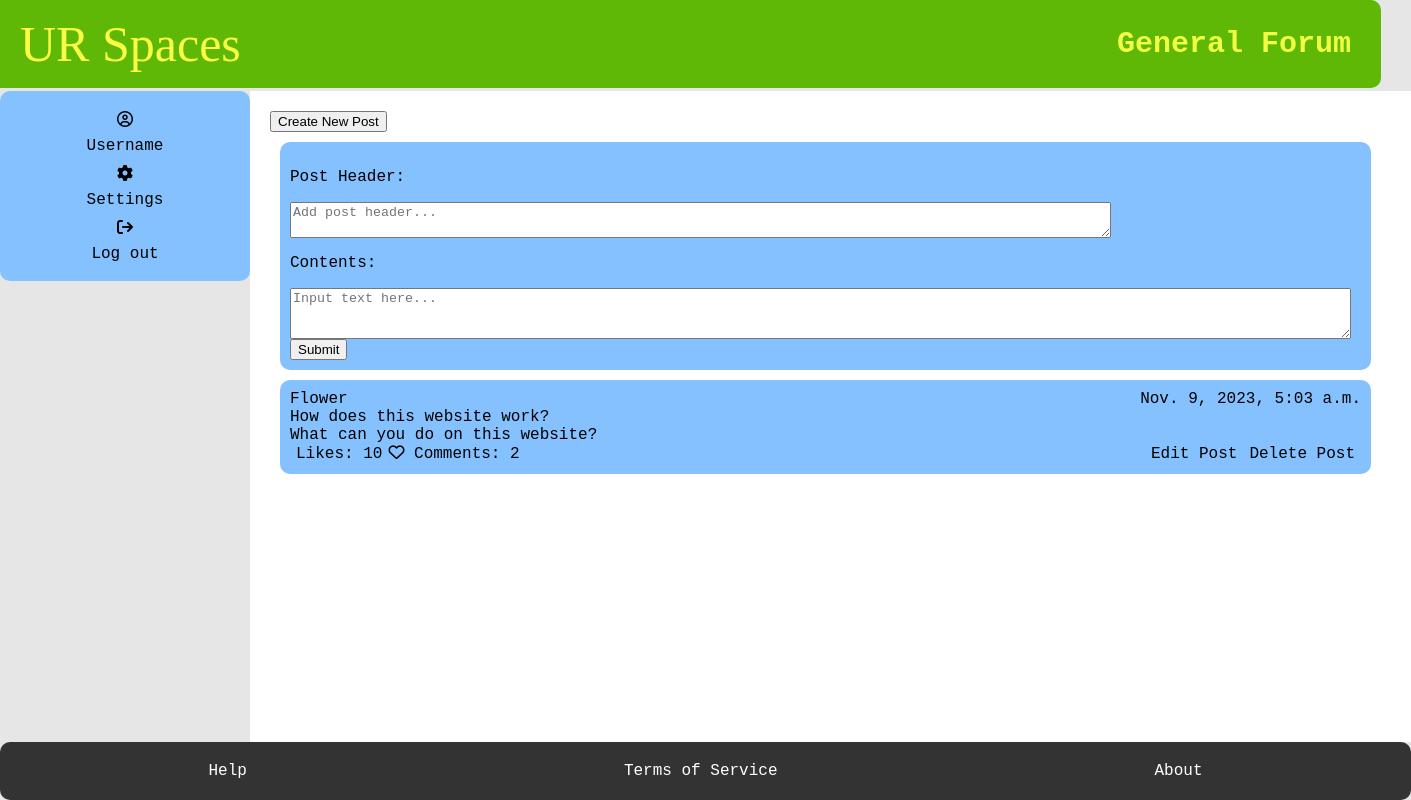
Before: /subforum/general-forum/ (signed in) with the older database file.
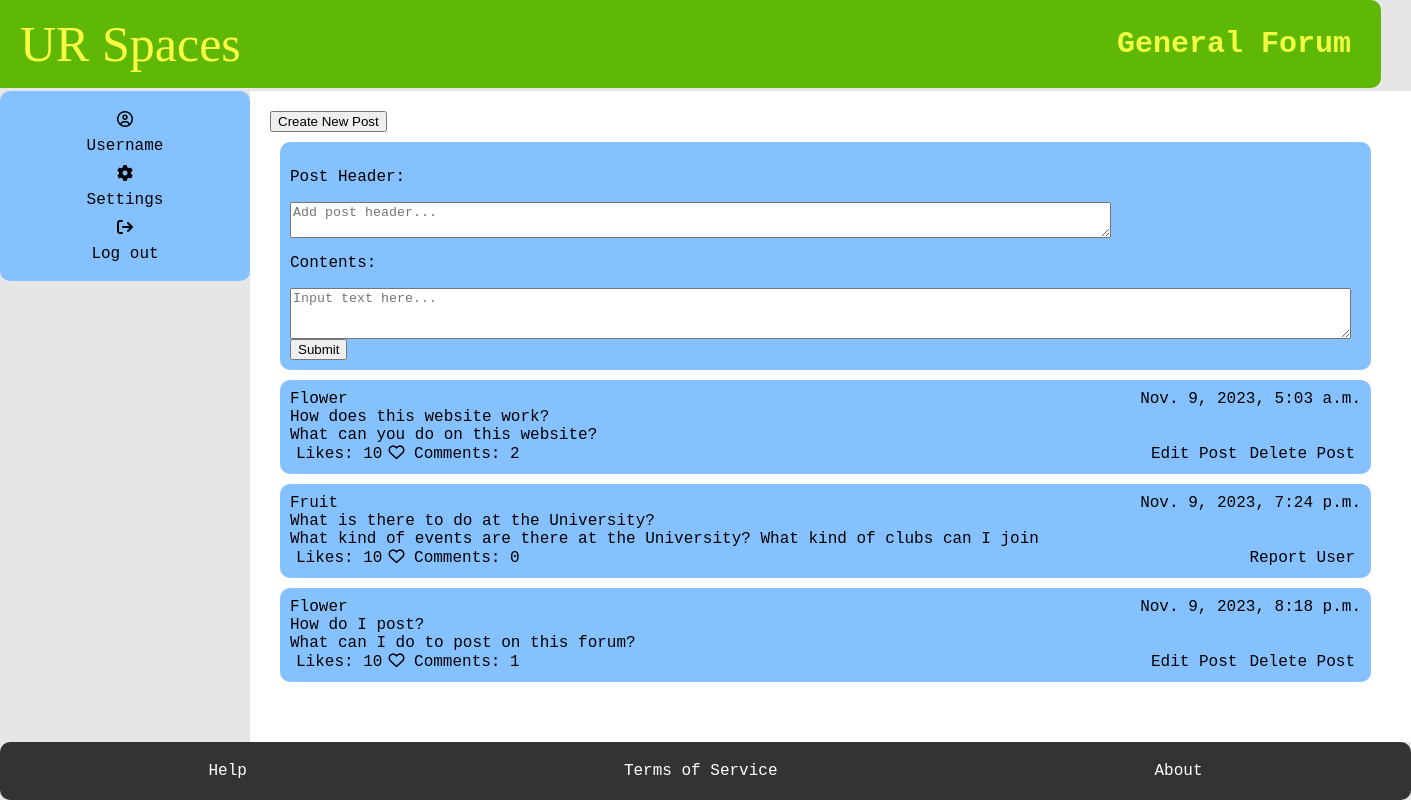
After: the same page with the newer database file.
### myapp/models.py (models this page shows, shortened)
class Posts(models.Model):
    User_ID = models.ForeignKey(Student, on_delete=models.CASCADE)
    SubForum_ID = models.ForeignKey(SubForum, default= 1, on_delete=models.CASCADE)
    post_name = models.CharField(max_length=400)
    contents = models.TextField()
    count_likes = models.IntegerField(default=0, blank=True, )
    locked = models.BooleanField(default=False)
    pin = models.BooleanField(default=False)
    reported = models.BooleanField(default=False)
    post_date = models.DateTimeField(auto_now_add=True)
    slug = models.SlugField(max_length=400, unique=True, blank=True)
    def get_url(self):
        return reverse("posts", kwargs={
            "slug":self.slug
        })
    @property
    def num_comments(self):
        return Comment.objects.filter(Post_ID = self).count()

class Student(models.Model):
    User_ID = models.ForeignKey(User, on_delete=models.CASCADE)
    bio = models.TextField(default="Please add bio in settings", blank=True)
    banned = models.BooleanField(default=False)
    avatar =ResizedImageField(size=[50, 80], quality=100, upload_to="authors", default=None, null=True, blank=True)
    reported = models.BooleanField(default=False)
    slug = models.SlugField(max_length=400, unique=True, blank=True)
    def get_url(self):
        return reverse("user", kwargs={
            "slug":self.slug
        })

### myapp/views.py (the view, shortened to what this page needs)
# urls.py: path("subforum/<slug>/", subforum, name="subforum")
@login_required
def subforum(request, slug):
    forum = get_object_or_404(SubForum, slug=slug)
    post = Posts.objects.filter(SubForum_ID = forum)
    user = request.user
    currentUser = User.objects.get(username = user)
    error = False
    if currentUser.is_staff != True:
        student = Student.objects.get(User_ID = currentUser)
    context = {
        "forum": forum,
        "post" : post,
        "error": error
    }
    return render(request, "subforum.html", context)

### myapp/templates/subforum.html (shortened to what this page needs)
{% extends 'base.html' %}
    {% block title %}
    <h1>{{forum.sub_name}}</h1>
    {% endblock %}
    {% block content %}
    <main>
      <button type="submit", name="createPost", value="createPost">Create New Post</button>
      <form action="." method="POST">
        <section class="box">
        <div class="forum-item">
          <p> Post Header: </p>
        </div>
        <div class="forum-item">
          <textarea name="newHeader" cols="100" placeholder="Add post header..."></textarea>
        </div>
        <div class="forum-item">
          <p> Contents: </p>
        </div>
        <div class="forum-item">
          <textarea name="newContents"  cols="130" rows="3" placeholder="Input text here..."></textarea>
        </div>
        <div class="forum-item">
          <input type="submit" value="Submit" name="newPost_form">
        </div>
      </section>
    </form>
      {% for field in post %}
        <section class="box" >
        <div class="forum-item">
          <a href="{{field.User_ID.get_url}}" > {{field.User_ID.User_ID.username}} </a>
            <span> {{field.post_date}} </span>
        </div>
        <div class="forum-item">
          <a href="{{field.get_url}}"> {{field.post_name}}  </a>
          </div>
        <div class="forum-item">
          <span> {{field.contents}}</span>
        </div>
        <div class="post-item">
          <input type="button" value="Likes: 10" class="btn1"><i class="fa-regular fa-heart"></i>
          <a href="{{field.get_url}}"> Comments: {{field.num_comments}} </a>
          {%if  field.User_ID.User_ID.username  == request.user.username%}
          <input type="button" value="Delete Post" class="btn2">
          <input type="button" value="Edit Post" class="btn2">
          {%else%}
          <input type="button" value="Report User" class="btn2">
          {% endif %}
      </section>
      {% endfor %}
    </main>
    {% endblock %}

Changed rows visible on the page:
added Posts: User_ID.User_ID.username "Fruit", post_date "Nov. 9, 2023, 7:24 p.m.", post_name "What is there to do at the University?", contents "What kind of events are there at the University? What kind of clubs can I join", num_comments "0"
added Posts: User_ID.User_ID.username "Flower", post_date "Nov. 9, 2023, 8:18 p.m.", post_name "How do I post?", contents "What can I do to post on this forum?", num_comments "1"
